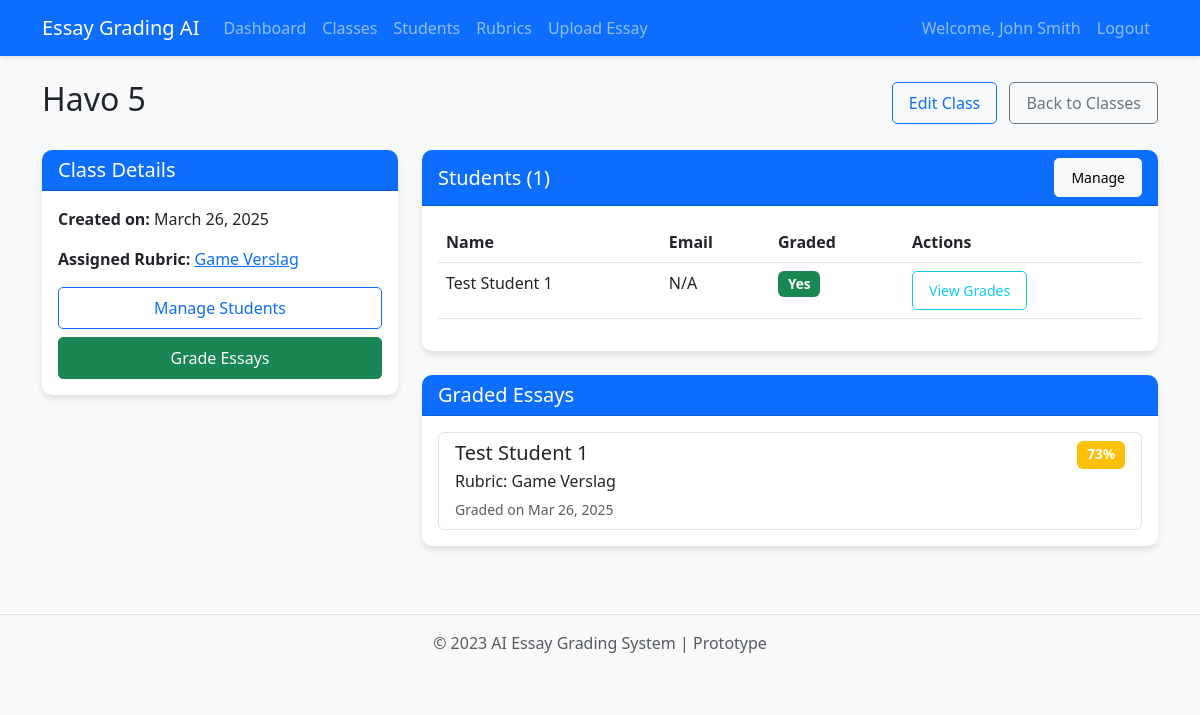
Page /classes/1 (signed in) on the committed database.
### app.py (models this page shows)
class User(UserMixin, db.Model):
    id = db.Column(db.Integer, primary_key=True)
    email = db.Column(db.String(100), unique=True, nullable=False)
    password = db.Column(db.String(200), nullable=False)
    name = db.Column(db.String(100), nullable=False)
    rubrics = db.relationship('Rubric', backref='user', lazy=True)
    essays = db.relationship('Essay', backref='user', lazy=True)
    classes = db.relationship('Class', backref='teacher', lazy=True)
    students = db.relationship('Student', backref='teacher', lazy=True)

class Class(db.Model):
    id = db.Column(db.Integer, primary_key=True)
    name = db.Column(db.String(100), nullable=False)
    description = db.Column(db.Text, nullable=True)
    user_id = db.Column(db.Integer, db.ForeignKey('user.id'), nullable=False)
    rubric_id = db.Column(db.Integer, db.ForeignKey('rubric.id'), nullable=True)
    created_at = db.Column(db.DateTime, default=datetime.utcnow)
    students = db.relationship('Student', secondary=student_class, lazy='subquery',
                               backref=db.backref('classes', lazy=True))
    essays = db.relationship('Essay', backref='class_ref', lazy=True)

class Rubric(db.Model):
    id = db.Column(db.Integer, primary_key=True)
    name = db.Column(db.String(100), nullable=False)
    user_id = db.Column(db.Integer, db.ForeignKey('user.id'), nullable=False)
    criteria = db.relationship('RubricCriterion', backref='rubric', lazy=True, cascade="all, delete-orphan")
    essays = db.relationship('Essay', backref='rubric', lazy=True)
    created_at = db.Column(db.DateTime, default=datetime.utcnow)
    classes = db.relationship('Class', backref='assigned_rubric', lazy=True)

class Student(db.Model):
    id = db.Column(db.Integer, primary_key=True)
    name = db.Column(db.String(100), nullable=False)
    email = db.Column(db.String(100), nullable=True)
    user_id = db.Column(db.Integer, db.ForeignKey('user.id'), nullable=False)  # Teacher
    created_at = db.Column(db.DateTime, default=datetime.utcnow)
    essays = db.relationship('Essay', backref='student', lazy=True)

class Essay(db.Model):
    id = db.Column(db.Integer, primary_key=True)
    student_name = db.Column(db.String(100), nullable=False)
    rubric_id = db.Column(db.Integer, db.ForeignKey('rubric.id'), nullable=False)
    user_id = db.Column(db.Integer, db.ForeignKey('user.id'), nullable=False)
    total_points = db.Column(db.Integer, nullable=False)
    max_points = db.Column(db.Integer, nullable=False)
    percentage = db.Column(db.Integer, nullable=False)
    overall_feedback = db.Column(db.Text, nullable=False)
    grades = db.relationship('Grade', backref='essay', lazy=True, cascade="all, delete-orphan")
    created_at = db.Column(db.DateTime, default=datetime.utcnow)
    class_id = db.Column(db.Integer, db.ForeignKey('class.id'), nullable=True)
    student_id = db.Column(db.Integer, db.ForeignKey('student.id'), nullable=True)

### app.py (the view)
@app.route('/classes/<int:class_id>')
@login_required
def view_class(class_id):
    class_obj = Class.query.filter_by(id=class_id, user_id=current_user.id).first_or_404()
    students = class_obj.students
    essays = Essay.query.filter_by(class_id=class_id).all()
    essays_by_student = {}
    for essay in essays:
        if essay.student_id not in essays_by_student:
            essays_by_student[essay.student_id] = []
        essays_by_student[essay.student_id].append(essay)
    return render_template('classes/view.html',
                          class_obj=class_obj,
                          students=students,
                          essays_by_student=essays_by_student)

### app.py (called while the page is built)
@login_manager.user_loader
def load_user(user_id):
    return User.query.get(int(user_id))

### templates/classes/view.html (shortened to what this page needs)
{% extends "base.html" %}
{% block content %}
<div class="d-flex justify-content-between align-items-center mb-4">
    <h2>{{ class_obj.name }}</h2>
    <div>
        <a href="{{ url_for('edit_class', class_id=class_obj.id) }}" class="btn btn-outline-primary">Edit Class</a>
        <a href="{{ url_for('view_classes') }}" class="btn btn-outline-secondary ms-2">Back to Classes</a>
    </div>
</div>
<div class="row">
    <div class="col-md-4">
        <div class="card mb-4">
            <div class="card-header bg-primary text-white">
                <h5 class="mb-0">Class Details</h5>
            </div>
            <div class="card-body">
                <p><strong>Created on:</strong> {{ class_obj.created_at.strftime('%B %d, %Y') }}</p>
                <div class="mb-3">
                    <strong>Assigned Rubric:</strong>
                    {% if class_obj.rubric_id %}
                    <a href="{{ url_for('view_rubric', rubric_id=class_obj.rubric_id) }}">{{ class_obj.assigned_rubric.name }}</a>
                    {% else %}
                    <span class="text-warning">None</span>
                    <a href="{{ url_for('edit_class', class_id=class_obj.id) }}" class="btn btn-sm btn-outline-primary ms-2">Assign Rubric</a>
                    {% endif %}
                </div>
                <div class="d-grid gap-2">
                    <a href="{{ url_for('manage_class_students', class_id=class_obj.id) }}" class="btn btn-outline-primary">Manage Students</a>
                    <a href="{{ url_for('class_grading', class_id=class_obj.id) }}" class="btn btn-success">Grade Essays</a>
                </div>
            </div>
        </div>
    </div>
    <div class="col-md-8">
        <div class="card mb-4">
            <div class="card-header bg-primary text-white">
                <div class="d-flex justify-content-between align-items-center">
                    <h5 class="mb-0">Students ({{ students|length }})</h5>
                    <a href="{{ url_for('manage_class_students', class_id=class_obj.id) }}" class="btn btn-sm btn-light">Manage</a>
                </div>
            </div>
            <div class="card-body">
                {% if students %}
                <div class="table-responsive">
                    <table class="table table-hover">
                        <thead>
                            <tr>
                                <th>Name</th>
                                <th>Email</th>
                                <th>Graded</th>
                                <th>Actions</th>
                            </tr>
                        </thead>
                        <tbody>
                            {% for student in students %}
                            <tr>
                                <td>{{ student.name }}</td>
                                <td>{{ student.email or 'N/A' }}</td>
                                <td>
                                    {% if student.id in essays_by_student %}
                                    <span class="badge bg-success">Yes</span>
                                    {% else %}
                                    <span class="badge bg-secondary">No</span>
                                    {% endif %}
                                </td>
                                <td>
                                    {% if student.id in essays_by_student %}
                                    <a href="{{ url_for('view_student', student_id=student.id) }}" class="btn btn-sm btn-outline-info">View Grades</a>
                                    {% else %}
                                    <a href="{{ url_for('grade_student_essay', class_id=class_obj.id, student_id=student.id) }}" class="btn btn-sm btn-outline-success">Grade</a>
                                    {% endif %}
                                </td>
                            </tr>
                            {% endfor %}
                        </tbody>
                    </table>
                </div>
                {% else %}
                <p class="text-muted">No students in this class yet.</p>
                <a href="{{ url_for('manage_class_students', class_id=class_obj.id) }}" class="btn btn-outline-primary">Add Students</a>
                {% endif %}
            </div>
        </div>
        <div class="card">
            <div class="card-header bg-primary text-white">
                <h5 class="mb-0">Graded Essays</h5>
            </div>
            <div class="card-body">
                {% if essays_by_student %}
                <div class="list-group">
                    {% for student_id, essays in essays_by_student.items() %}
                        {% for essay in essays %}
                        <a href="{{ url_for('view_results', essay_id=essay.id) }}" class="list-group-item list-group-item-action">
                            <div class="d-flex w-100 justify-content-between">
                                <h5 class="mb-1">{{ essay.student_name }}</h5>
                                <span class="badge {% if essay.percentage >= 80 %}bg-success{% elif essay.percentage >= 60 %}bg-warning{% else %}bg-danger{% endif %}">
                                    {{ essay.percentage }}%
                                </span>
                            </div>
                            <p class="mb-1">Rubric: {{ essay.rubric.name }}</p>
                            <small class="text-muted">Graded on {{ essay.created_at.strftime('%b %d, %Y') }}</small>
                        </a>
                        {% endfor %}
                    {% endfor %}
                </div>
                {% endif %}
            </div>
        </div>
    </div>
</div>
{% endblock %}

### templates/base.html (shortened to what this page needs)
<!DOCTYPE html>
<html lang="en">
<head>
    <link href="https://cdn.jsdelivr.net/npm/bootstrap@5.3.0/dist/css/bootstrap.min.css" rel="stylesheet">
    <link rel="stylesheet" href="{{ url_for('static', filename='css/style.css') }}">
</head>
<body>
    {% if current_user.is_authenticated %}
    <nav class="navbar navbar-expand-lg navbar-dark bg-primary">
        <div class="container">
            <a class="navbar-brand" href="{{ url_for('dashboard') }}">Essay Grading AI</a>
            <div class="collapse navbar-collapse" id="navbarNav">
                <ul class="navbar-nav me-auto">
                    <li class="nav-item">
                        <a class="nav-link" href="{{ url_for('dashboard') }}">Dashboard</a>
                    </li>
                    <li class="nav-item">
                        <a class="nav-link" href="{{ url_for('view_classes') }}">Classes</a>
                    </li>
                    <li class="nav-item">
                        <a class="nav-link" href="{{ url_for('view_students') }}">Students</a>
                    </li>
                    <li class="nav-item">
                        <a class="nav-link" href="{{ url_for('create_rubric') }}">Rubrics</a>
                    </li>
                    <li class="nav-item">
                        <a class="nav-link" href="{{ url_for('upload_essay') }}">Upload Essay</a>
                    </li>
                </ul>
                <div class="navbar-nav">
                    <span class="nav-item nav-link">Welcome, {{ current_user.name }}</span>
                    <a class="nav-link" href="{{ url_for('logout') }}">Logout</a>
                </div>
            </div>
        </div>
    </nav>
    {% endif %}
    <div class="container mt-4">
        {% block content %}{% endblock %}
    </div>
    <footer class="mt-5 py-3 text-center">
        <div class="container">
            <p class="text-muted">© 2023 AI Essay Grading System | Prototype</p>
        </div>
    </footer>
</body>
</html>

### static/css/style.css (style rules this page uses)
body { font-family: 'Segoe UI', Tahoma, Geneva, Verdana, sans-serif; background-color: #f8f9fa; }
.navbar { box-shadow: 0 2px 5px rgba(0, 0, 0, 0.1); }
.card { border: none; border-radius: 10px; box-shadow: 0 4px 6px rgba(0, 0, 0, 0.1); margin-bottom: 20px; }
.card-header { border-radius: 10px 10px 0 0 !important; }
.btn { border-radius: 5px; padding: 8px 16px; }
.list-group-item { transition: all 0.2s ease-in-out; }
.badge { font-size: 0.85em; padding: 6px 10px; }
footer { border-top: 1px solid #dee2e6; margin-top: 50px; }

### rows in the picture
User: name "John Smith"
Class: name "Havo 5", created_at "March 26, 2025"
Rubric: assigned_rubric.name "Game Verslag"
Student: name "Test Student 1", email "N/A", shows "Yes"
Essay: student_name "Test Student 1", percentage "73", rubric.name "Game Verslag", created_at "Mar 26, 2025"

### other values in the picture
{{ students|length }} "1"
